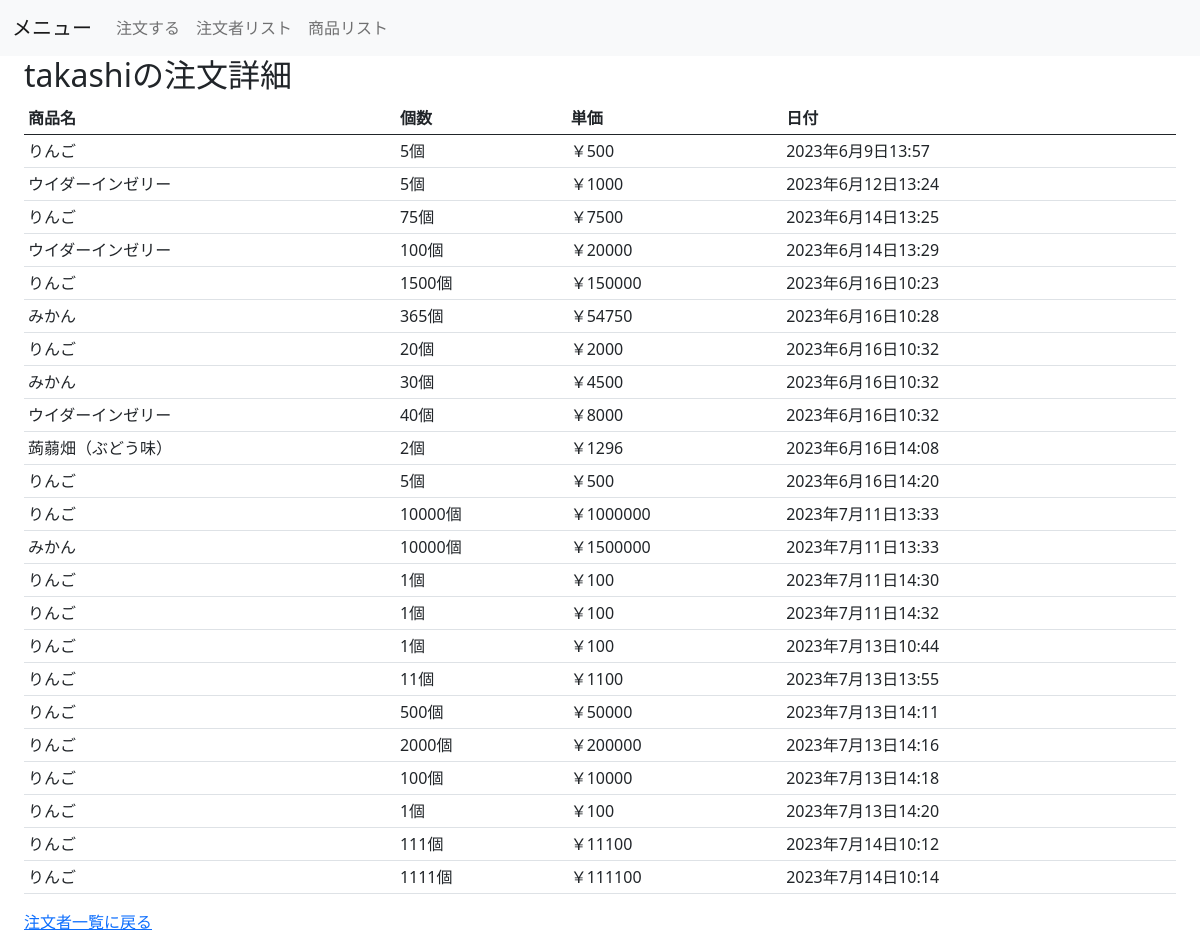
Page /market/ordered_list/takashi on the committed database.
### market/models.py (models this page shows, shortened)
class Order(models.Model):
    date = models.DateTimeField(
        verbose_name='注文日時',
        auto_now=True
    )
    goods = models.ForeignKey(
        'Goods',
        verbose_name='注文商品',
        on_delete=models.CASCADE
    )
    amount = models.IntegerField(
        verbose_name='注文数'
    )
    ordered_by = models.CharField(
        verbose_name='注文者',
        max_length=50
    )
    class Meta:
        verbose_name = ('注文')
        verbose_name_plural = ('注文')

class Goods(models.Model):
    name = models.CharField(
        verbose_name='商品名',
        max_length=200
    )
    price = models.IntegerField(
        verbose_name='単価'
    )
    description = models.TextField(
        verbose_name='説明',
        max_length=500
    )
    class Meta:
        verbose_name = ('商品')
        verbose_name_plural = ('商品')

### market/views.py (the view)
# urls.py: path('ordered_list/<str:ordered_by>', views.OrderedListView.as_view(), name='ordered_list'),
class OrderedListView(generic.ListView):
    template_name = 'market/ordered_list.html'
    context_object_name = 'order_list'
    def get_queryset(self):
        param = self.kwargs['ordered_by']
        return Order.objects.filter(ordered_by=param)
    def get_context_data(self, **kwargs):
        context = super().get_context_data(**kwargs)
        context['ordered'] = self.kwargs['ordered_by']
        return context

### market/templatetags/extra_tags.py (called while the page is built)
@register.filter
def multiply(v1, v2):
    return v1 * v2

### templates/market/ordered_list.html
{% extends "market/base.html" %}
{% block content %}
{% load extra_tags %}
<h2>{{ ordered }}の注文詳細</h2>
<table class="table table-sm">
    <thead>
        <tr>
            <th>商品名</th>
            <th>個数</th>
            <th>単価</th>
            <th>日付</th>
        </tr>
    </thead>
    {% for order in order_list %}
    <tr>
        <td>{{ order.goods.name }}</td>
        <td>{{ order.amount }}個</td>
        <td>￥{{ order.goods.price | multiply:order.amount }}</td>
        <td>{{ order.date }}</td>
    </tr>
    {% endfor %}
</table>
<a href="{% url 'market:order_list' %}">注文者一覧に戻る</a>
{% endblock %}

### rows in the picture
Order: goods.name "りんご", amount "5", goods.price|multiply "500", date "2023年6月9日13:57"
Order: goods.name "ウイダーインゼリー", amount "5", goods.price|multiply "1000", date "2023年6月12日13:24"
Order: goods.name "りんご", amount "75", goods.price|multiply "7500", date "2023年6月14日13:25"
Order: goods.name "ウイダーインゼリー", amount "100", goods.price|multiply "20000", date "2023年6月14日13:29"
Order: goods.name "りんご", amount "1500", goods.price|multiply "150000", date "2023年6月16日10:23"
Order: goods.name "みかん", amount "365", goods.price|multiply "54750", date "2023年6月16日10:28"
Order: goods.name "りんご", amount "20", goods.price|multiply "2000", date "2023年6月16日10:32"
Order: goods.name "みかん", amount "30", goods.price|multiply "4500", date "2023年6月16日10:32"
Order: goods.name "ウイダーインゼリー", amount "40", goods.price|multiply "8000", date "2023年6月16日10:32"
Order: goods.name "蒟蒻畑（ぶどう味）", amount "2", goods.price|multiply "1296", date "2023年6月16日14:08"
Order: goods.name "りんご", amount "5", goods.price|multiply "500", date "2023年6月16日14:20"
Order: goods.name "りんご", amount "10000", goods.price|multiply "1000000", date "2023年7月11日13:33"
Order: goods.name "みかん", amount "10000", goods.price|multiply "1500000", date "2023年7月11日13:33"
Order: goods.name "りんご", amount "1", goods.price|multiply "100", date "2023年7月11日14:30"
Order: goods.name "りんご", amount "1", goods.price|multiply "100", date "2023年7月11日14:32"
Order: goods.name "りんご", amount "1", goods.price|multiply "100", date "2023年7月13日10:44"
Order: goods.name "りんご", amount "11", goods.price|multiply "1100", date "2023年7月13日13:55"
Order: goods.name "りんご", amount "500", goods.price|multiply "50000", date "2023年7月13日14:11"
Order: goods.name "りんご", amount "2000", goods.price|multiply "200000", date "2023年7月13日14:16"
Order: goods.name "りんご", amount "100", goods.price|multiply "10000", date "2023年7月13日14:18"
Order: goods.name "りんご", amount "1", goods.price|multiply "100", date "2023年7月13日14:20"
Order: goods.name "りんご", amount "111", goods.price|multiply "11100", date "2023年7月14日10:12"
Order: goods.name "りんご", amount "1111", goods.price|multiply "111100", date "2023年7月14日10:14"

### other values in the picture
{{ ordered }} "takashi"
